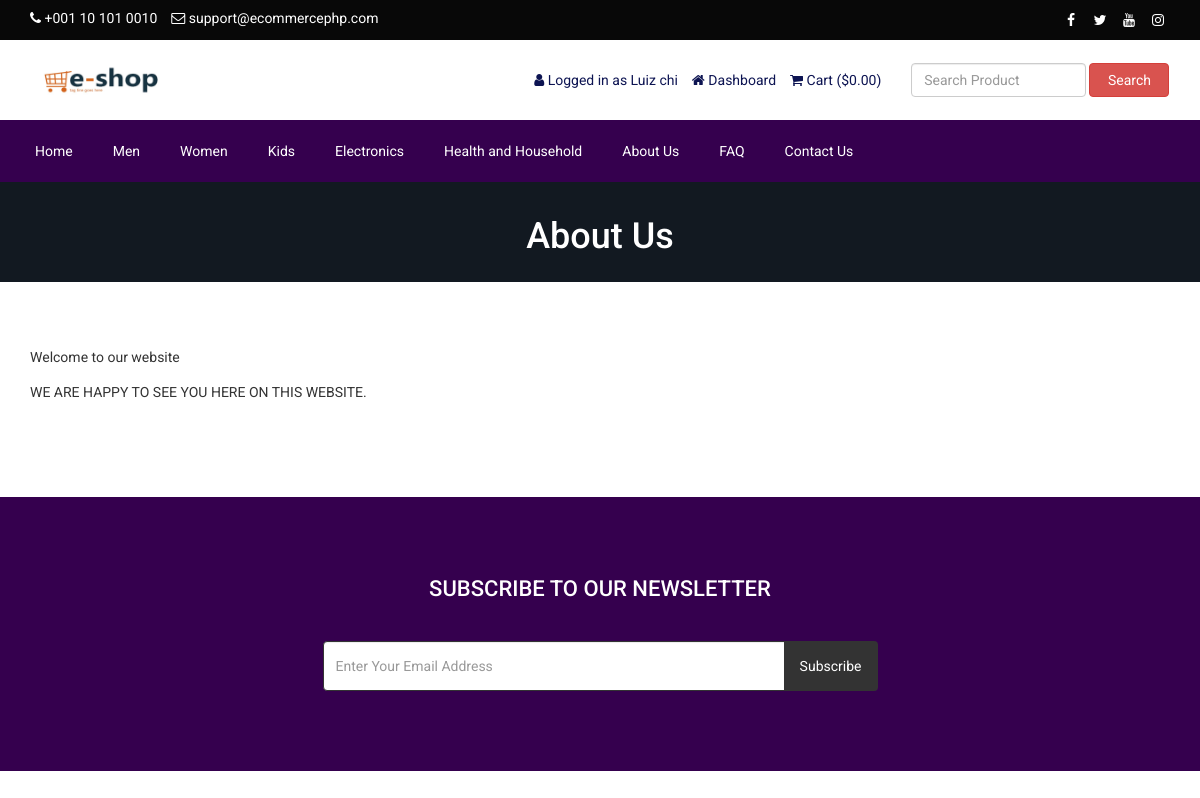
Page /about.php (signed in) on the committed database.
### tables this page shows
CREATE TABLE `tbl_settings` (
  `id` int(11) NOT NULL,
  `logo` varchar(255) NOT NULL,
  `favicon` varchar(255) NOT NULL,
  `footer_about` text NOT NULL,
  `footer_copyright` text NOT NULL,
  `contact_address` text NOT NULL,
  `contact_email` varchar(255) NOT NULL,
  `contact_phone` varchar(255) NOT NULL,
  `contact_fax` varchar(255) NOT NULL,
  `contact_map_iframe` text NOT NULL,
  `receive_email` varchar(255) NOT NULL,
  `receive_email_subject` varchar(255) NOT NULL,
  `receive_email_thank_you_message` text NOT NULL,
  `forget_password_message` text NOT NULL,
  `total_recent_post_footer` int(10) NOT NULL,
  `total_popular_post_footer` int(10) NOT NULL,
  `total_recent_post_sidebar` int(11) NOT NULL,
  `total_popular_post_sidebar` int(11) NOT NULL,
  `total_featured_product_home` int(11) NOT NULL,
  `total_latest_product_home` int(11) NOT NULL,
  `total_popular_product_home` int(11) NOT NULL,
  `meta_title_home` text NOT NULL,
  `meta_keyword_home` text NOT NULL,
  `meta_description_home` text NOT NULL,
  `banner_login` varchar(255) NOT NULL,
  `banner_registration` varchar(255) NOT NULL,
  `banner_forget_password` varchar(255) NOT NULL,
  `banner_reset_password` varchar(255) NOT NULL,
  `banner_search` varchar(255) NOT NULL,
  `banner_cart` varchar(255) NOT NULL,
  `banner_checkout` varchar(255) NOT NULL,
  `banner_product_category` varchar(255) NOT NULL,
  `banner_blog` varchar(255) NOT NULL,
  `cta_title` varchar(255) NOT NULL,
  `cta_content` text NOT NULL,
  `cta_read_more_text` varchar(255) NOT NULL,
  `cta_read_more_url` varchar(255) NOT NULL,
  `cta_photo` varchar(255) NOT NULL,
  `featured_product_title` varchar(255) NOT NULL,
  `featured_product_subtitle` varchar(255) NOT NULL,
  `latest_product_title` varchar(255) NOT NULL,
  `latest_product_subtitle` varchar(255) NOT NULL,
  `popular_product_title` varchar(255) NOT NULL,
  `popular_product_subtitle` varchar(255) NOT NULL,
  `testimonial_title` varchar(255) NOT NULL,
  `testimonial_subtitle` varchar(255) NOT NULL,
  `testimonial_photo` varchar(255) NOT NULL,
  `blog_title` varchar(255) NOT NULL,
  `blog_subtitle` varchar(255) NOT NULL,
  `newsletter_text` text NOT NULL,
  `paypal_email` varchar(255) NOT NULL,
  `stripe_public_key` varchar(255) NOT NULL,
  `stripe_secret_key` varchar(255) NOT NULL,
  `bank_detail` text NOT NULL,
  `before_head` text NOT NULL,
  `after_body` text NOT NULL,
  `before_body` text NOT NULL,
  `home_service_on_off` int(11) NOT NULL,
  `home_welcome_on_off` int(11) NOT NULL,
  `home_featured_product_on_off` int(11) NOT NULL,
  `home_latest_product_on_off` int(11) NOT NULL,
  `home_popular_product_on_off` int(11) NOT NULL,
  `home_testimonial_on_off` int(11) NOT NULL,
  `home_blog_on_off` int(11) NOT NULL,
  `newsletter_on_off` int(11) NOT NULL,
  `ads_above_welcome_on_off` int(1) NOT NULL,
  `ads_above_featured_product_on_off` int(1) NOT NULL,
  `ads_above_latest_product_on_off` int(1) NOT NULL,
  `ads_above_popular_product_on_off` int(1) NOT NULL,
  `ads_above_testimonial_on_off` int(1) NOT NULL,
  `ads_category_sidebar_on_off` int(1) NOT NULL
);

CREATE TABLE `tbl_social` (
  `social_id` int(11) NOT NULL,
  `social_name` varchar(30) NOT NULL,
  `social_url` varchar(255) NOT NULL,
  `social_icon` varchar(30) NOT NULL
);

CREATE TABLE `tbl_top_category` (
  `tcat_id` int(11) NOT NULL,
  `tcat_name` varchar(255) NOT NULL,
  `show_on_menu` int(1) NOT NULL
);

CREATE TABLE `tbl_page` (
  `id` int(11) NOT NULL,
  `about_title` varchar(255) NOT NULL,
  `about_content` text NOT NULL,
  `about_banner` varchar(255) NOT NULL,
  `about_meta_title` varchar(255) NOT NULL,
  `about_meta_keyword` text NOT NULL,
  `about_meta_description` text NOT NULL,
  `faq_title` varchar(255) NOT NULL,
  `faq_banner` varchar(255) NOT NULL,
  `faq_meta_title` varchar(255) NOT NULL,
  `faq_meta_keyword` text NOT NULL,
  `faq_meta_description` text NOT NULL,
  `blog_title` varchar(255) NOT NULL,
  `blog_banner` varchar(255) NOT NULL,
  `blog_meta_title` varchar(255) NOT NULL,
  `blog_meta_keyword` text NOT NULL,
  `blog_meta_description` text NOT NULL,
  `contact_title` varchar(255) NOT NULL,
  `contact_banner` varchar(255) NOT NULL,
  `contact_meta_title` varchar(255) NOT NULL,
  `contact_meta_keyword` text NOT NULL,
  `contact_meta_description` text NOT NULL,
  `pgallery_title` varchar(255) NOT NULL,
  `pgallery_banner` varchar(255) NOT NULL,
  `pgallery_meta_title` varchar(255) NOT NULL,
  `pgallery_meta_keyword` text NOT NULL,
  `pgallery_meta_description` text NOT NULL,
  `vgallery_title` varchar(255) NOT NULL,
  `vgallery_banner` varchar(255) NOT NULL,
  `vgallery_meta_title` varchar(255) NOT NULL,
  `vgallery_meta_keyword` text NOT NULL,
  `vgallery_meta_description` text NOT NULL
);

### about.php (the view)
<?php require_once('header.php'); ?>
<?php
$statement = $pdo->prepare("SELECT * FROM tbl_page WHERE id=1");
$statement->execute();
$result = $statement->fetchAll(PDO::FETCH_ASSOC);
foreach ($result as $row) {
   $about_title = $row['about_title'];
    $about_content = $row['about_content'];
    $about_banner = $row['about_banner'];
}
?>
<div class="page-banner" style="background-image: url(assets/uploads/<?php echo $about_banner; ?>);">
    <div class="inner">
        <h1><?php echo $about_title; ?></h1>
    </div>
</div>
<div class="page">
    <div class="container">
        <div class="row">
            <div class="col-md-12">
                <p>
                    <?php echo $about_content; ?>
                </p>
            </div>
        </div>
    </div>
</div>
<?php require_once('footer.php'); ?>

### header.php (shortened to what this page needs)
<?php
include("admin/inc/config.php");
$statement = $pdo->prepare("SELECT * FROM tbl_settings WHERE id=1");
$statement->execute();
$result = $statement->fetchAll(PDO::FETCH_ASSOC);
foreach ($result as $row)
{
	$logo = $row['logo'];
	$contact_email = $row['contact_email'];
	$contact_phone = $row['contact_phone'];
}
?>
<!DOCTYPE html>
<html lang="en">
<head>
	<link rel="stylesheet" href="assets/css/bootstrap.min.css">
	<link rel="stylesheet" href="assets/css/font-awesome.min.css">
	<link rel="stylesheet" href="assets/css/owl.carousel.min.css">
	<link rel="stylesheet" href="assets/css/owl.theme.default.min.css">
	<link rel="stylesheet" href="assets/css/jquery.bxslider.min.css">
    <link rel="stylesheet" href="assets/css/magnific-popup.css">
    <link rel="stylesheet" href="assets/css/rating.css">
	<link rel="stylesheet" href="assets/css/spacing.css">
	<link rel="stylesheet" href="assets/css/bootstrap-touch-slider.css">
	<link rel="stylesheet" href="assets/css/animate.min.css">
	<link rel="stylesheet" href="assets/css/tree-menu.css">
	<link rel="stylesheet" href="assets/css/select2.min.css">
	<link rel="stylesheet" href="assets/css/main.css">
	<link rel="stylesheet" href="assets/css/responsive.css">
	<?php
	$statement = $pdo->prepare("SELECT * FROM tbl_page WHERE id=1");
	$statement->execute();
	$result = $statement->fetchAll(PDO::FETCH_ASSOC);
		?>
</head>
<body>
<div class="top">
	<div class="container">
		<div class="row">
			<div class="col-md-6 col-sm-6 col-xs-12">
				<div class="left">
					<ul>
						<li><i class="fa fa-phone"></i> <?php echo $contact_phone; ?></li>
						<li><i class="fa fa-envelope-o"></i> <?php echo $contact_email; ?></li>
					</ul>
				</div>
			</div>
			<div class="col-md-6 col-sm-6 col-xs-12">
				<div class="right">
					<ul>
						<?php
						$statement = $pdo->prepare("SELECT * FROM tbl_social");
						$statement->execute();
						$result = $statement->fetchAll(PDO::FETCH_ASSOC);
						foreach ($result as $row) {
							?>
							<?php if($row['social_url'] != ''): ?>
							<li><a href="<?php echo $row['social_url']; ?>"><i class="<?php echo $row['social_icon']; ?>"></i></a></li>
							<?php endif; ?>
							<?php
						}
						?>
					</ul>
				</div>
			</div>
		</div>
	</div>
</div>
<div class="header">
	<div class="container">
		<div class="row inner">
			<div class="col-md-4 logo">
				<a href="index.php"><img src="assets/uploads/<?php echo $logo; ?>" alt="logo image"></a>
			</div>
			<div class="col-md-5 right">
				<ul>
					<?php
					if(isset($_SESSION['customer'])) {
						?>
						<li><i class="fa fa-user"></i> <?php echo LANG_VALUE_13; ?> <?php echo $_SESSION['customer']['cust_name']; ?></li>
						<li><a href="dashboard.php"><i class="fa fa-home"></i> <?php echo LANG_VALUE_89; ?></a></li>
						<?php
					} else {
						?>
						<li><a href="login.php"><i class="fa fa-sign-in"></i> <?php echo LANG_VALUE_9; ?></a></li>
						<li><a href="registration.php"><i class="fa fa-user-plus"></i> <?php echo LANG_VALUE_15; ?></a></li>
						<?php
					}
					?>
					<li><a href="cart.php"><i class="fa fa-shopping-cart"></i> <?php echo LANG_VALUE_18; ?> (<?php echo LANG_VALUE_1; ?><?php
					if(isset($_SESSION['cart_p_id'])) {
						$table_total_price = 0;
						$i=0;
	                    foreach($_SESSION['cart_p_qty'] as $key => $value)
	                    {
	                        $i++;
	                        $arr_cart_p_qty[$i] = $value;
	                    }                    $i=0;
	                    foreach($_SESSION['cart_p_current_price'] as $key => $value)
	                    {
	                        $i++;
	                        $arr_cart_p_current_price[$i] = $value;
	                    }
	                    for($i=1;$i<=count($arr_cart_p_qty);$i++) {
	                    	$row_total_price = $arr_cart_p_current_price[$i]*$arr_cart_p_qty[$i];
	                        $table_total_price = $table_total_price + $row_total_price;
	                    }
						echo $table_total_price;
					} else {
						echo '0.00';
					}
					?>)</a></li>
				</ul>
			</div>
			<div class="col-md-3 search-area">
				<form class="navbar-form navbar-left" role="search" action="search-result.php" method="get">
					<div class="form-group">
						<input type="text" class="form-control search-top" placeholder="<?php echo LANG_VALUE_2; ?>" name="search_text">
					</div>
					<button type="submit" class="btn btn-danger"><?php echo LANG_VALUE_3; ?></button>
				</form>
			</div>
		</div>
	</div>
</div>
<div class="nav">
	<div class="container">
		<div class="row">
			<div class="col-md-12 pl_0 pr_0">
				<div class="menu-container">
					<div class="menu">
						<ul>
							<li><a href="index.php">Home</a></li>
							<?php
							$statement = $pdo->prepare("SELECT * FROM tbl_top_category WHERE show_on_menu=1");
							$statement->execute();
							$result = $statement->fetchAll(PDO::FETCH_ASSOC);
							foreach ($result as $row) {
								?>
								<li><a href="product-category.php?id=<?php echo $row['tcat_id']; ?>&type=top-category"><?php echo $row['tcat_name']; ?></a>
								</li>
								<?php
							}
							?>
							<?php
							$statement = $pdo->prepare("SELECT * FROM tbl_page WHERE id=1");
							$statement->execute();
							$result = $statement->fetchAll(PDO::FETCH_ASSOC);
							foreach ($result as $row) {
								$about_title = $row['about_title'];
								$faq_title = $row['faq_title'];
								$contact_title = $row['contact_title'];
							}
							?>
							<li><a href="about.php"><?php echo $about_title; ?></a></li>
							<li><a href="faq.php"><?php echo $faq_title; ?></a></li>
							<li><a href="contact.php"><?php echo $contact_title; ?></a></li>
						</ul>
					</div>
				</div>
			</div>
		</div>
	</div>
</div>

### assets/css/main.css (style rules this page uses)
* { margin: 0; padding: 0; }
body { font-family: "Roboto", sans-serif; font-size: 14px; }
h1, h2, h3, h4, h5, h6 { font-family: "Roboto", sans-serif; }
a { text-decoration: none; }
.top { width: 100%; height: 40px; background: #080808; }
.top .left { float: left; }
.top .left ul { padding-top: 8px; }
.top .left ul li { list-style-type: none; float: left; margin-right: 14px; color: white; }
.top .left ul li i { color: white; }
.top .right { float: right; }
.top .right ul { padding-top: 8px; }
.top .right ul li { list-style-type: none; float: left; margin-left: 5px; }
.top .right ul li a { color: white; width: 24px; height: 24px; line-height: 24px; text-align: center; border-radius: 50%; display: block; transition: all 0.4s ease; }
.header { width: 100%; height: auto; background: #fff; }
.header .inner { height: auto; display: table; }
.header .logo { float: none; display: table-cell; vertical-align: middle; }
.header .logo img { max-width: 100%; height: 80px; }
.header .navbar-form .form-control { width: 300px; }
.header .search-area { float: none; display: table-cell; vertical-align: middle; }
.header .search-area .form-group { width: calc(100% - 84px); }
.header .search-area button { width: 80px; }
.header .search-area form { width: 100%; }
.header .right { float: none; display: table-cell; vertical-align: middle; padding-right: 0; }
.header .right ul { float: right; margin-bottom: 0; }
.header .right ul li { list-style-type: none; float: left; margin-left: 14px; color: #0d1452; }
.header .right ul li a { color: #0d1452; }
.header .navbar-form .search-top { width: 100%; }
.nav { background: #35004e; }
.menu-container { width: 100%; margin: 0 auto; background: #35004e; }
.menu-dropdown-icon:before { content: "\f067"; font-family: "FontAwesome"; display: none; cursor: pointer; float: right; padding: 1.5em 2em; background: #fff; color: #333; }
.menu > ul { margin: 0 auto; width: 100%; list-style: none; padding: 0; position: relative; box-sizing: border-box; }
.menu > ul:before, .menu > ul:after { content: ""; display: table; }
.menu > ul:after { clear: both; }
.menu > ul > li { float: left; padding: 0; margin: 0; }
.menu > ul > li a { text-decoration: none; padding: 1.5em 20px; display: block; color: #fff; }
.page-banner { width: 100%; height: auto; background-repeat: no-repeat; background-position: center center; -webkit-background-size: cover; background-size: cover; position: relative; padding-top: 15px; padding-bottom: 15px; overflow: hidden; }
.page-banner h1 { color: #fff; text-align: center; z-index: 999; position: relative; }
.page { width: 100%; height: auto; padding-top: 50px; padding-bottom: 50px; }

### assets/css/responsive.css (style rules this page uses)
@media only screen and (min-width: 992px) { .header .inner { width: 100%; } }
@media only screen and (min-width: 992px) { .header .search-area { padding-right: 0; } }
@media only screen and (min-width: 992px) { .header .search-area form { padding-right: 0; } }
@media only screen and (min-width: 992px) { .header .container { padding-right: 0; } }

### rows in the picture
tbl_settings: contact_phone "+001 10 101 0010", contact_email "support@ecommercephp.com", logo (picture)
tbl_top_category: tcat_name "Men"
tbl_top_category: tcat_name "Women"
tbl_top_category: tcat_name "Kids"
tbl_top_category: tcat_name "Electronics"
tbl_top_category: tcat_name "Health and Household"
tbl_page: about_title "About Us", faq_title "FAQ", contact_title "Contact Us", about_banner (picture), about_content "Welcome to our website WE ARE HAPPY TO SEE YOU HERE ON THIS WEBSITE."

### other values in the picture
LANG_VALUE_13 "Logged in as"
$_SESSION['customer']['cust_name'] "Luiz chi"
LANG_VALUE_89 "Dashboard"
LANG_VALUE_18 "Cart"
LANG_VALUE_1 "$"
LANG_VALUE_3 "Search"
LANG_VALUE_93 "SUBSCRIBE TO OUR NEWSLETTER"
LANG_VALUE_92 "Subscribe"
